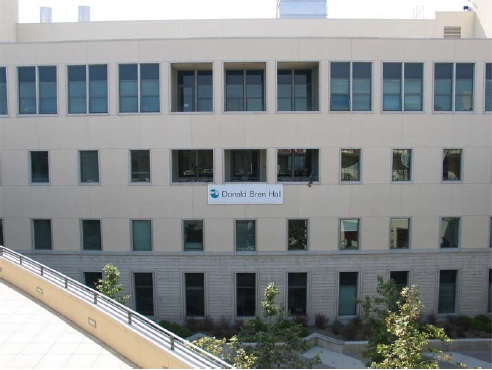
%> input picture feature point detection Harris/Harris_1.jpg, 492 x 370 px
$ octave --eval "result = harris(rgb2gray(imread('Harris_1.jpg')));"   (GNU Octave 9; MATLAB toolbox functions it lacks are replaced by stand-ins)
%> lines starting %> are read from the running program, lines starting %| are printed output that depends on the picture
%%
function [x,y] = harris(bw)
% This function implement Harris Corner Detect algorithm to finds the
% coordinates of corners of image.
% Input: bw     a Grayscale image or a matrix
% return: [x,y]     the N corner points as an Nx2 matrix of x and y coordinates.

sigma = 1; thresh = 0.01; % the threshold 0.01 is for normalised images;
% if pixels are in [0,255] the corresponding threshold is 0.01*255^4.

% Derivative masks
dx = [-1 0 1;-1 0 1; -1 0 1];
dy = dx'; % dx is the transpose matrix of dy
% compute x and y derivatives of image
Ix = conv2(bw,dx,'same');
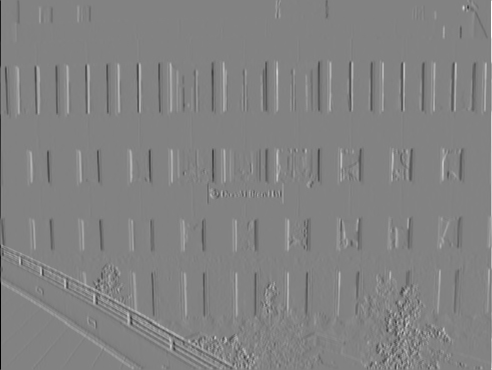
%> Ix: size 370x492 double; min -763, max 727, mean 0.3; drawn with min black and max white
Iy = conv2(bw,dy,'same');
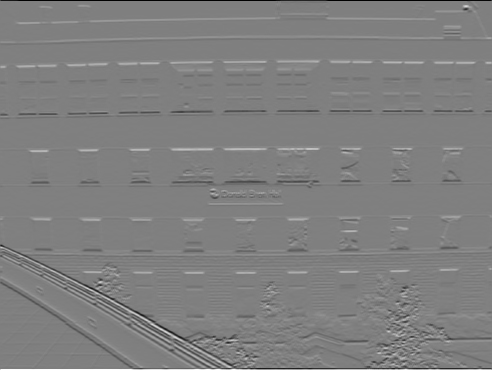
%> Iy: size 370x492 double; min -765, max 763, mean -0.1; drawn with min black and max white

% Create a Gaussian filter with (3*sigma)*2+1 kernel size.The kernel size
% is at least 1.
g = fspecial('gaussian',max(1,fix(3*sigma)*2+1),sigma);
Ix2 = conv2(Ix.^2,g,'same'); % x and x
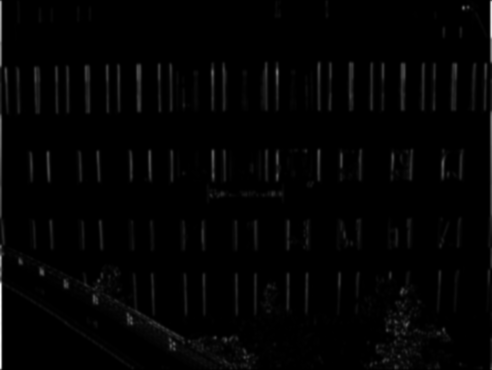
%> Ix2: size 370x492 double; min 0, max 231585.5, mean 3313.9; drawn with min black and max white
Iy2 = conv2(Iy.^2,g,'same'); % y and y
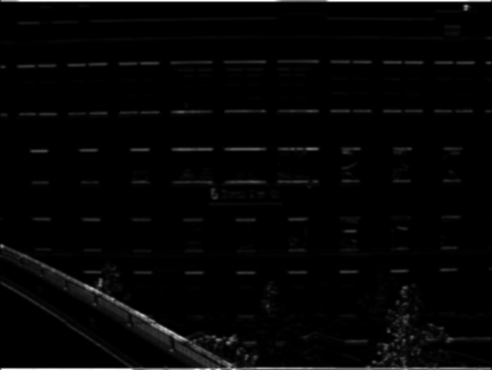
%> Iy2: size 370x492 double; min 0, max 233535.6, mean 5062.5; drawn with min black and max white
Ixy = conv2(Ix.*Iy,g,'same'); % x and y
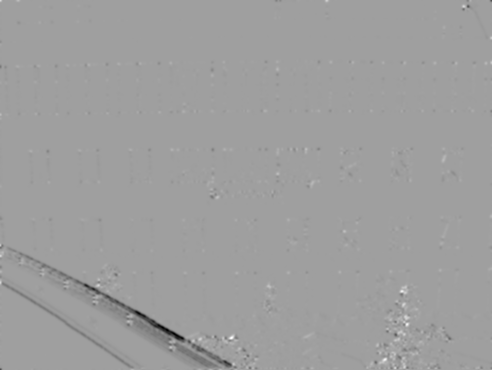
%> Ixy: size 370x492 double; min -77800.7, max 46757.5, mean -396; drawn with min black and max white

%%%%%%%%%%%%%%%%%%%%%%%%%%%%%%%%%%%%%%%%%%%%%%%%%%%%%%%%%
% Task: Compute the Harris Cornerness                   %
%%%%%%%%%%%%%%%%%%%%%%%%%%%%%%%%%%%%%%%%%%%%%%%%%%%%%%%%%
% According to Lecture 06 p108, Harris Cornerness can be calculated as
% R = detM - k(traceM)^2. Where M = [Ix^2 IxIy;IxIy Iy^2]; k = 0.01 to 0.1
[h,w] = size(bw); % get the height and width of input
%> h = 370; w = 492
% create a matrix which can record Measure of corner response/Harris value
R = zeros(h,w);
Rmax = 0; % rcord the maximum of value in generating R
k = 0.06; % k is a empirical constant. Emirically k is in [0.01, 0.1].
% this Loop compute M matrix for each image window
for i = 1:h
    for j = 1:w
        % get second order moments (or auto correlation ) matrix of gradients
        M = [Ix2(i,j) Ixy(i,j);Ixy(i,j) Iy2(i,j)];
        % calculate Measure of corner response
        R(i,j) = det(M)-k*(trace(M))^2;
    end
end
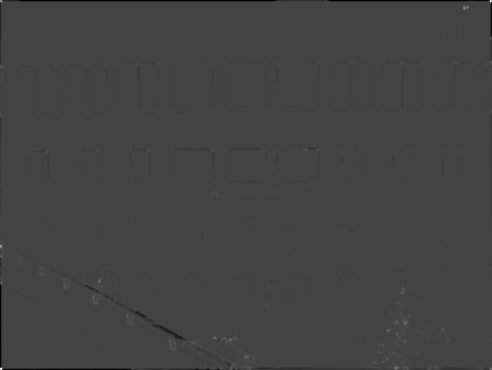
%> R: size 370x492 double; min -3.27e+09, max 9.04e+09, mean -20371336.1; drawn with min black and max white
Rmax = max(max(R)); % Get the maximum of R
%> Rmax = 9.04e+09

%%%%%%%%%%%%%%%%%%%%%%%%%%%%%%%%%%%%%%%%%%%%%%%%%%%%%%%%%
% Task: Perform non-maximum suppression and             %
%       thresholding, return the N corner points        %
%       as an Nx2 matrix of x and y coordinates         %
%%%%%%%%%%%%%%%%%%%%%%%%%%%%%%%%%%%%%%%%%%%%%%%%%%%%%%%%%
cornerPosition = zeros(h,w); % record position of points from image
% build Non-Maximal Suppression
for i = 3:h-1
    for j = 3:w-1
        % Thresholding
        if R(i,j) > thresh * Rmax && R(i,j) > R(i-1,j-1) && R(i,j) > R(i-1,j) && R(i,j) > R(i-1,j+1)
            if R(i,j) > R(i,j-1) && R(i,j) > R(i,j+1) && R(i,j) > R(i+1,j-1) && R(i,j) > R(i+1,j) && R(i,j) > R(i+1,j+1)
                cornerPosition(i,j) = 1; % mark the point
            end
        end
    end
end
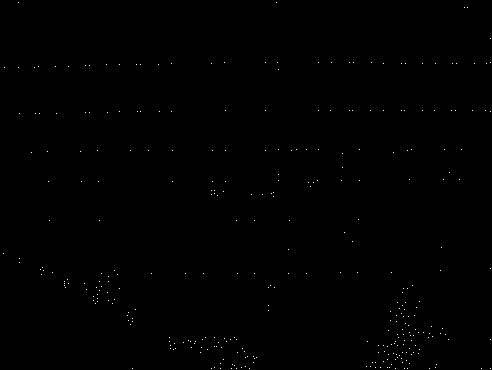
%> cornerPosition: size 370x492 double; values 0 (black) and 1 (white), 0.18% white in thin lines or dots
[x, y] = find(cornerPosition == 1);
%> x = 331 values from 3 to 369; y = 331 values from 4 to 491
%> `result = harris(rgb2gray(imread('Harris_1.jpg')));`: result = 331 values, max 369 at index 72, min 3 at index 3, mean 249.3
end
